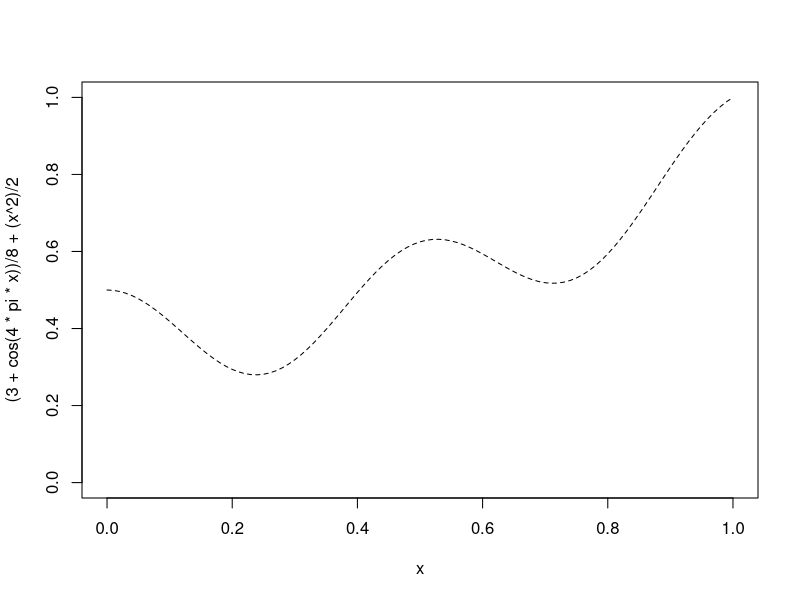
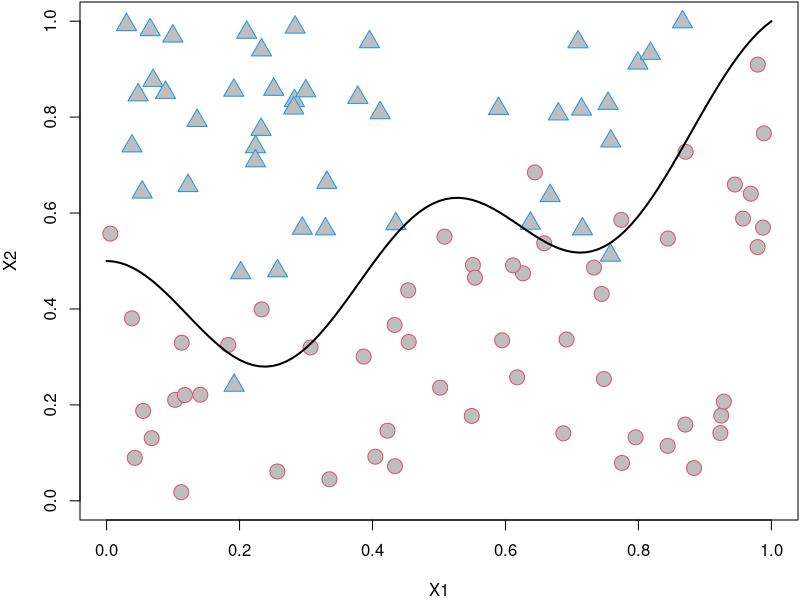
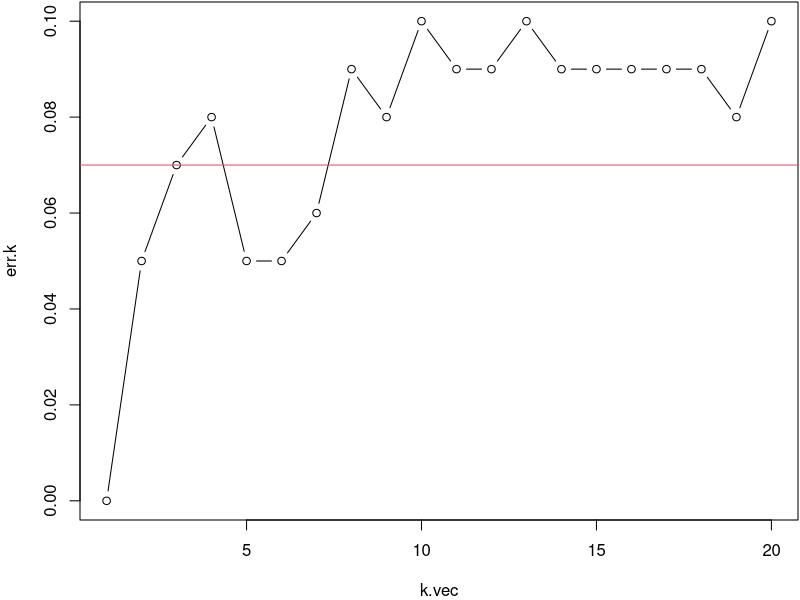
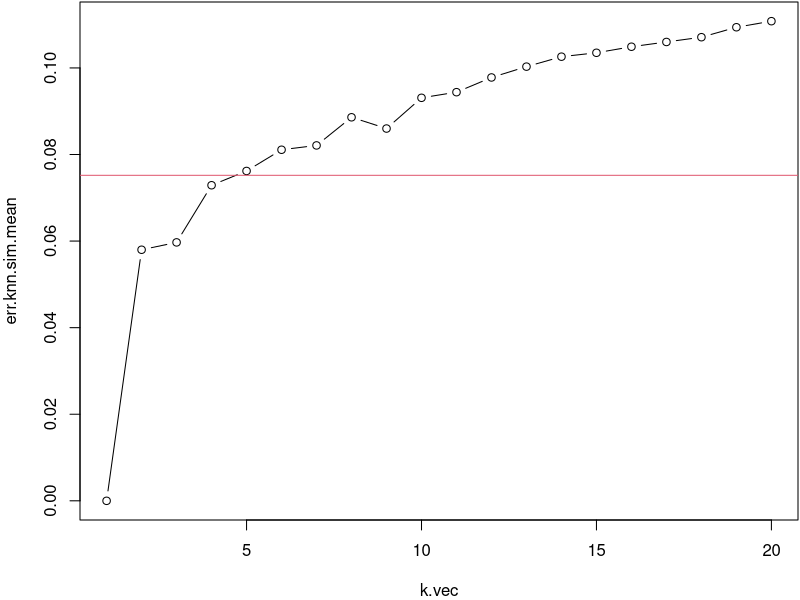
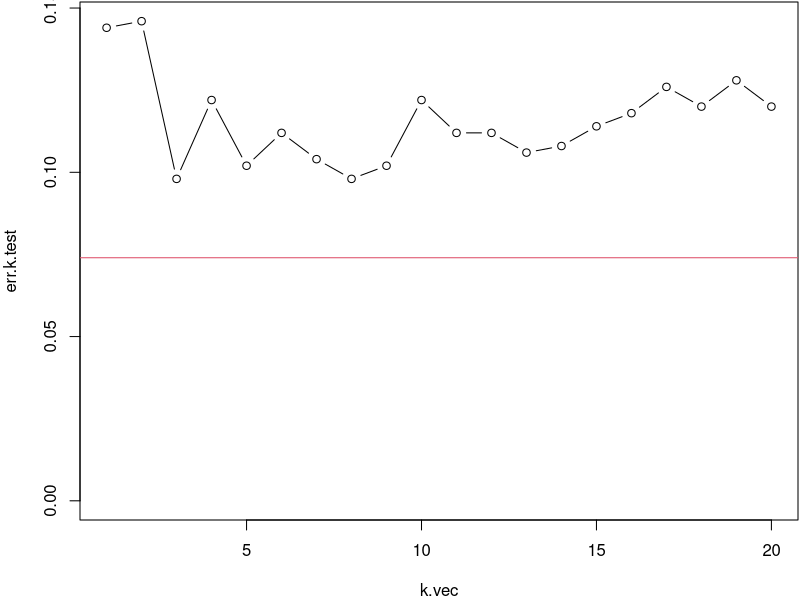
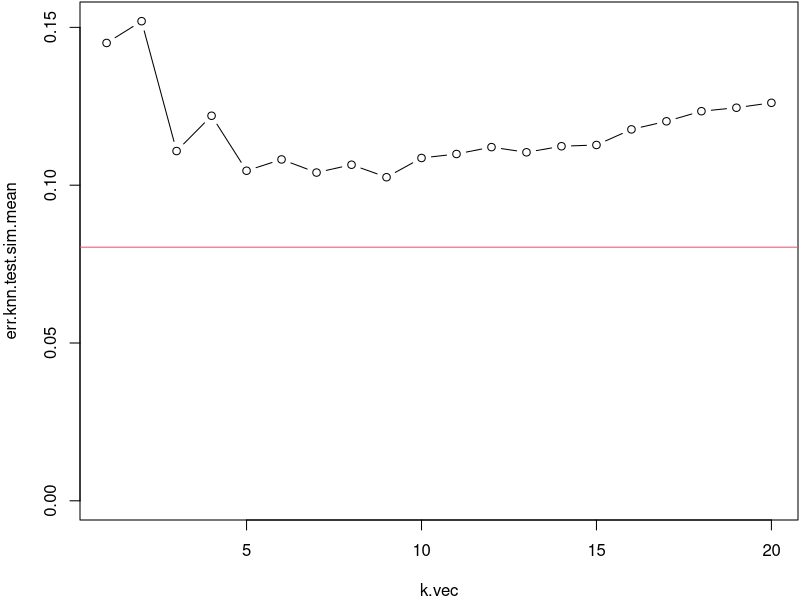
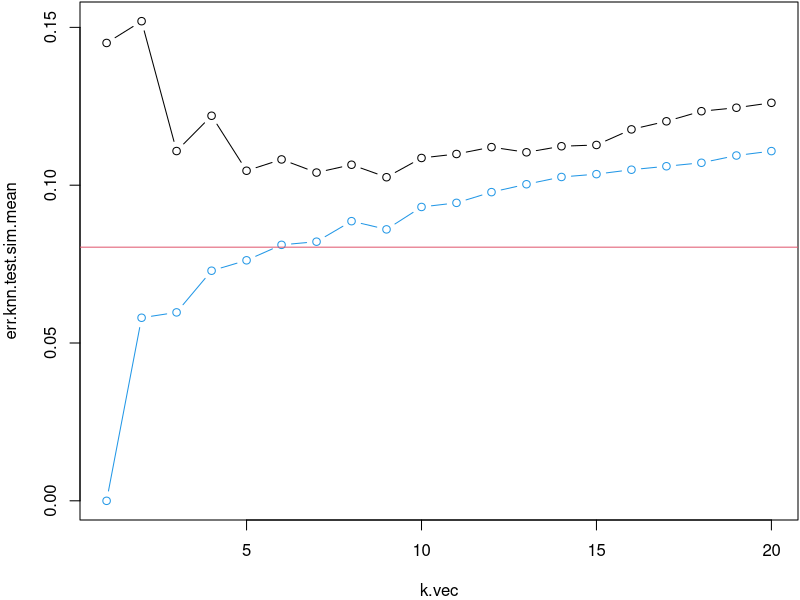
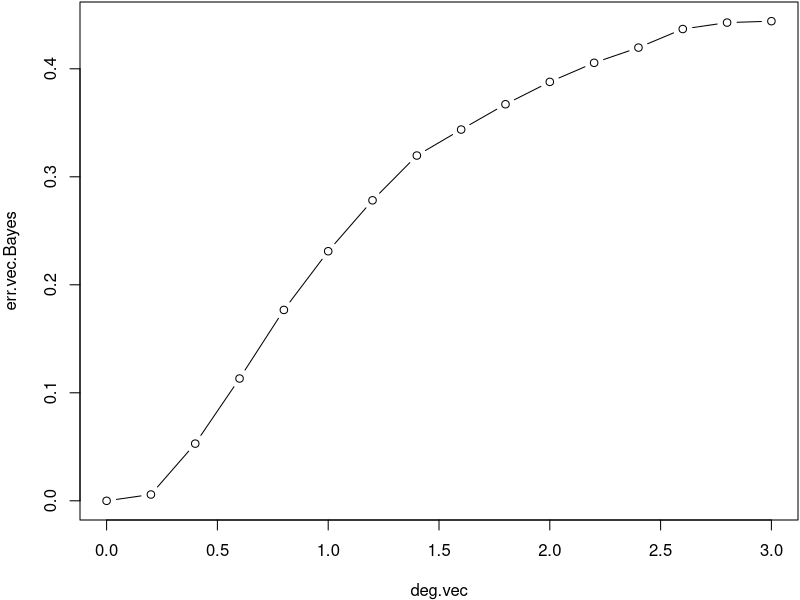

Source code (R) for these figures, in order:
x <- seq(0,1,0.01)

plot(x,(3+cos(4*pi*x))/8+(x^2)/2,type="l",ylim=c(0,1),lty=2)


get.error <- function(class,pred){
	cont.tab <- table(class,pred)
	print(cont.tab)
	return((cont.tab[2,1]+cont.tab[1,2])/(sum(cont.tab)))
}

############################
############################
# Simulation dataset
############################
############################


my.f <- function(x,deg=0.5){
	tmp <- (x[2]-((3+cos(4*pi*x[1]))/8+(x[1]^2)/2))
	d <- sign(tmp)*abs(tmp)^(deg)
	return(0.5+d)
}


n.points.train <- 100

data.train <- data.frame(x1=runif(n.points.train),x2=runif(n.points.train))
#data.train <- data.frame(x1=rnorm(n.points.train,0.5,sd=0.2),x2=rnorm(n.points.train,0.5,sd=0.2))
prob <- apply(data.train,1,FUN=my.f,deg=0.5)
class <- runif(n.points.train) < prob
data.train$class <- class

my.pch <- rep(21,times=n.points.train)
w <- which(data.train$class)
my.pch[w] <- 24
par(mar=c(4,4,0.1,0.1))
plot(data.train$x1,data.train$x2,col=2*as.numeric(1+class),pch=my.pch,xlim=c(0,1),ylim=c(0,1),bg="grey",xlab="X1",ylab="X2",cex=2)
lines(x,(3+cos(4*pi*x))/8+(x^2)/2,type="l",ylim=c(0,1),lty=1,lwd=2)

############################
############################
# Bayes classifier
############################
############################


pred.train.Bayes <- apply(data.train,1,FUN=function(x){
	(x[2]-((3+cos(4*pi*x[1]))/8+(x[1]^2)/2)) > 0
	})

err.Bayes <- get.error(data.train$class,pred.train.Bayes)


############################
############################
# kNN classifier
############################
############################

require(class)

k.vec <- seq(20,1)

err.k <- rep(NA,times=length(k.vec))

for (i in 1:length(k.vec)){
	k <- k.vec[i]
	pred.train.knn <- knn(data.train[,1:2],data.train[,1:2],cl=data.train$class,k=k)
	err.k[i] <- get.error(data.train$class, pred.train.knn)
}

plot(k.vec,err.k,type="b",ylim=c(0,max(max(err.k),err.Bayes)))
abline(h=err.Bayes,col=2)


### Mean evaluation

n.sim <- 100

err.Bayes.sim <- rep(NA,times=n.sim)
err.knn.sim <- matrix(NA,ncol=length(k.vec),nrow=n.sim)

for (i in 1:n.sim){
	print(i)
	data.train <- data.frame(x1=runif(n.points.train),x2=runif(n.points.train))
	#data.train <- data.frame(x1=rnorm(n.points.train,0.5,sd=0.2),x2=rnorm(n.points.train,0.5,sd=0.2))
	prob <- apply(data.train,1,FUN=my.f)
	class <- runif(n.points.train) < prob
	data.train$class <- class
	
	pred.train.Bayes <- apply(data.train,1,FUN=function(x){
	(x[2]-((3+cos(4*pi*x[1]))/8+(x[1]^2)/2)) > 0
	})
	err.Bayes.sim[i] <- get.error(data.train$class,pred.train.Bayes)

	err.k <- rep(NA,times=length(k.vec))

	for (j in 1:length(k.vec)){
		k <- k.vec[j]
		pred.train.knn <- knn(data.train[,1:2],data.train[,1:2],cl=data.train$class,k=k)
		err.k[j] <- get.error(data.train$class, pred.train.knn)
	}
	err.knn.sim[i,] <- err.k

}


err.knn.sim.mean <- apply(err.knn.sim,2,mean)
plot(k.vec,err.knn.sim.mean,type="b",ylim=c(0,max(max(err.knn.sim.mean),mean(err.Bayes.sim))))
abline(h=mean(err.Bayes.sim),col=2)

############################
############################
# test data set
############################
############################


n.points.test <- 500

data.test <- data.frame(x1=runif(n.points.test),x2=runif(n.points.test))
#data.test <- data.frame(x1=rnorm(n.points.test,0.5,sd=0.2),x2=rnorm(n.points.test,0.5,sd=0.2))
prob <- apply(data.test,1,FUN=my.f)
class <- runif(n.points.test) < prob
data.test$class <- class

# Bayes
pred.test.Bayes <- apply(data.test,1,FUN=function(x){
	(x[2]-((3+cos(4*pi*x[1]))/8+(x[1]^2)/2)) > 0
	})

err.Bayes.test <- get.error(data.test$class,pred.test.Bayes)

# knn
k.vec <- seq(20,1)

err.k.test <- rep(NA,times=length(k.vec))

for (i in 1:length(k.vec)){
	k <- k.vec[i]
	pred.test.knn <- knn(data.train[,1:2],data.test[,1:2],cl=data.train$class,k=k)
	err.k.test[i] <- get.error(data.test$class, pred.test.knn)
}

plot(k.vec,err.k.test,type="b",ylim=c(0,max(max(err.k.test),err.Bayes.test)))
abline(h=err.Bayes.test,col=2)


### Mean evaluation

n.sim <- 100

err.Bayes.test.sim <- rep(NA,times=n.sim)
err.knn.test.sim <- matrix(NA,ncol=length(k.vec),nrow=n.sim)

for (i in 1:n.sim){
	print(i)
	data.test <- data.frame(x1=runif(n.points.test),x2=runif(n.points.test))
	#data.train <- data.frame(x1=rnorm(n.points.train,0.5,sd=0.2),x2=rnorm(n.points.train,0.5,sd=0.2))
	prob <- apply(data.test,1,FUN=my.f)
	class <- runif(n.points.test) < prob
	data.test$class <- class
	
	pred.test.Bayes <- apply(data.test,1,FUN=function(x){
	(x[2]-((3+cos(4*pi*x[1]))/8+(x[1]^2)/2)) > 0
	})
	err.Bayes.test.sim[i] <- get.error(data.test$class,pred.test.Bayes)

	err.k <- rep(NA,times=length(k.vec))

	for (j in 1:length(k.vec)){
		k <- k.vec[j]
		pred.test.knn <- knn(data.train[,1:2],data.test[,1:2],cl=data.train$class,k=k)
		err.k[j] <- get.error(data.test$class, pred.test.knn)
	}
	err.knn.test.sim[i,] <- err.k

}


err.knn.test.sim.mean <- apply(err.knn.test.sim,2,mean)
plot(k.vec,err.knn.test.sim.mean,type="b",ylim=c(0,max(max(err.knn.test.sim.mean),mean(err.Bayes.test.sim))))
abline(h=mean(err.Bayes.test.sim),col=2)

plot(k.vec,err.knn.test.sim.mean,type="b",ylim=c(0,max(max(err.knn.sim.mean),max(err.knn.test.sim.mean),mean(err.Bayes.test.sim))))
lines(k.vec,err.knn.sim.mean,type="b",col=4)
abline(h=mean(err.Bayes.test.sim),col=2)



###########
###########
# Irreducible errors
###########
###########

make.data <- function(n.points.train=100,deg=0.5){
	data.train <- data.frame(x1=runif(n.points.train),x2=runif(n.points.train))
	prob <- apply(data.train,1,FUN=my.f,deg=deg)
	class <- runif(n.points.train) < prob
	data.train$class <- class
	return(data.train)
}

getBayes.err <- function(dta.train,dta){
	pred.train.Bayes <- apply(dta,1,FUN=function(x){
		(x[2]-((3+cos(4*pi*x[1]))/8+(x[1]^2)/2)) > 0
	})
	err.Bayes <- get.error(dta$class,pred.train.Bayes)
	return(err.Bayes)
}

n.points <- 20000

deg.vec <- seq(0,3,by=0.2)
err.vec.Bayes <- rep(NA,times=length(deg.vec))
for (i in 1:length(deg.vec)){
	deg <- deg.vec[i]
	dta <- make.data(n.points,deg=deg)
	err.vec.Bayes[i] <- getBayes.err(dta,dta)
}

plot(deg.vec,err.vec.Bayes,type="b")